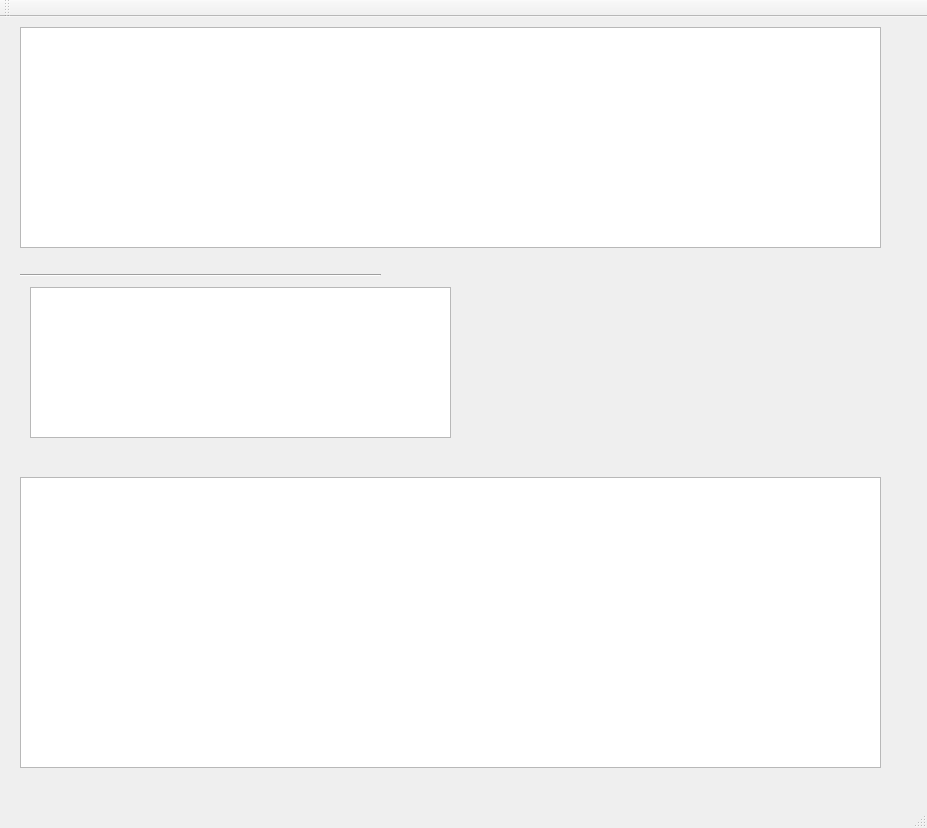
<?xml version="1.0" encoding="UTF-8"?>
<ui version="4.0">
 <class>MainWindow</class>
 <widget class="QMainWindow" name="MainWindow">
  <property name="geometry">
   <rect>
    <x>0</x>
    <y>0</y>
    <width>927</width>
    <height>828</height>
   </rect>
  </property>
  <property name="windowTitle">
   <string>MainWindow</string>
  </property>
  <widget class="QWidget" name="centralWidget">
   <widget class="QTableView" name="tableView">
    <property name="geometry">
     <rect>
      <x>20</x>
      <y>10</y>
      <width>861</width>
      <height>221</height>
     </rect>
    </property>
   </widget>
   <widget class="Line" name="line">
    <property name="geometry">
     <rect>
      <x>20</x>
      <y>250</y>
      <width>361</width>
      <height>16</height>
     </rect>
    </property>
    <property name="orientation">
     <enum>Qt::Horizontal</enum>
    </property>
   </widget>
   <widget class="QTreeView" name="treeView">
    <property name="geometry">
     <rect>
      <x>20</x>
      <y>460</y>
      <width>861</width>
      <height>291</height>
     </rect>
    </property>
   </widget>
   <widget class="QTableView" name="tableViewHcp">
    <property name="geometry">
     <rect>
      <x>30</x>
      <y>270</y>
      <width>421</width>
      <height>151</height>
     </rect>
    </property>
   </widget>
  </widget>
  <widget class="QMenuBar" name="menuBar">
   <property name="geometry">
    <rect>
     <x>0</x>
     <y>0</y>
     <width>927</width>
     <height>22</height>
    </rect>
   </property>
  </widget>
  <widget class="QToolBar" name="mainToolBar">
   <attribute name="toolBarArea">
    <enum>TopToolBarArea</enum>
   </attribute>
   <attribute name="toolBarBreak">
    <bool>false</bool>
   </attribute>
  </widget>
  <widget class="QStatusBar" name="statusBar"/>
 </widget>
 <layoutdefault spacing="6" margin="11"/>
 <resources/>
 <connections/>
</ui>
